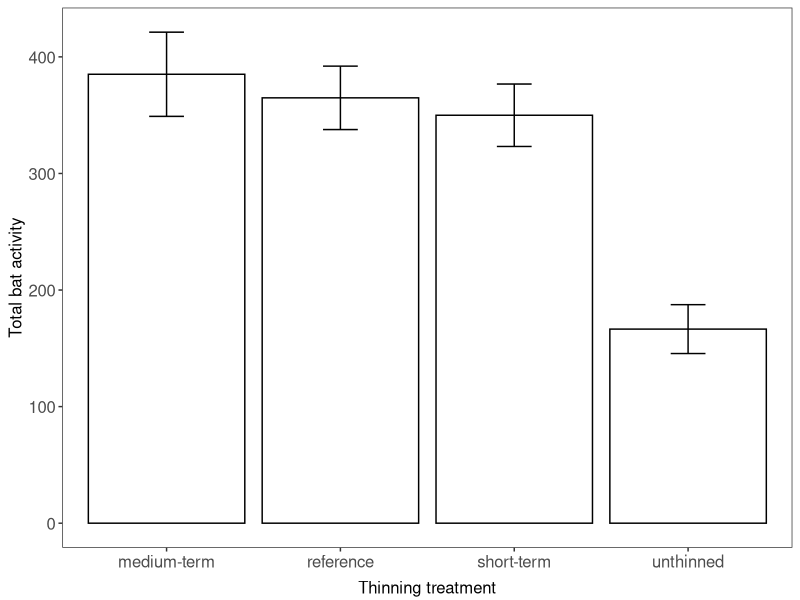

Source code (R):
## ---- chunk 1
library(dplyr)
## ---- chunk 2
Bats <- read.csv(file = "Bats_data.csv", header = T, stringsAsFactors = F)
## ---- chunk 3
summarise(Bats, Mean.Activity = mean(Activity))
## ---- chunk 4

summarise(Bats,
  mean.activity = mean(Activity), # media
  min.Activity = min(Activity), # mínimo
  max.Activity = max(Activity), # máximo
  med.Activity = median(Activity), # mediana
  sd.Activity = sd(Activity), # desviación estándar
  var.Activity = var(Activity), # varianza
  n.Activity = n(), # tamaño de la muestra
  se.Activity = sd.Activity / sqrt(n.Activity), # error estándar
  IQR.Activity = IQR(Activity) # rango intercuartílico
) 

## ---- chunk 5
summarise(Bats,
  first.site = first(Site), # primer valor en la variable Site
  last.Site = last(Site), # último valor en la variable Site
  third.Site = nth(Site, 3), # valor n-ésimo de Site
  n.Sites = n_distinct(Site) # número de sitios distintos
) 
## ---- chunk 6
Bats_by_Treatment <- group_by(Bats, Treatment.thinned)
## ---- chunk 7
Treatment.summary <- summarise(Bats_by_Treatment,
  mean.Activity = mean(Activity), # media
  min.Activity = min(Activity), # mínimo
  max.Activity = max(Activity), # máximo
  med.Activity = median(Activity), # mediana
  sd.Activity = sd(Activity), # desviación estándar
  var.Activity = var(Activity), # varianza
  n.Activity = n(), # tamaño de la muestra
  se.Activity = sd.Activity / sqrt(n.Activity), # error estándar
  IQR.Activity = IQR(Activity) # rango intercuartílico
)
## ---- chunk 8
Treatment.summary <- as.data.frame(Treatment.summary)
## ---- chunk 9
Treatment.summary <- Bats %>%
  group_by(Treatment.thinned) %>%
  summarise(
    mean.Activity = mean(Activity), # media
    min.Activity = min(Activity), # mínimo
    max.Activity = max(Activity), # máximo
    med.Activity = median(Activity), # mediana
    sd.Activity = sd(Activity), # desviación estándar
    var.Activity = var(Activity), # varianza
    n.Activity = n(), # tamaño de la muestra
    se.Activity = sd.Activity / sqrt(n.Activity), # error estándar
    IQR.Activity = IQR(Activity) # rango intercuartílico
  ) 
## ---- chunk 10
Bats$Activity2 <- Bats$Activity
Bats$Activity2[1:4] <- rep(NA, 4)
## ---- chunk 11
summarise(Bats, mean.Activity = mean(Activity2))
## ---- chunk 12
summarise(Bats, mean.Activity = mean(Activity2, na.rm = TRUE))
## ---- chunk 13
length(Bats$Activity2[!is.na(Bats$Activity2)])
## ---- chunk 14
library(ggplot2)

plot1 <- ggplot(data = Treatment.summary, aes(x = Treatment.thinned, y = mean.Activity)) +
  geom_bar(stat = "identity", colour = "black", fill = "white", position = position_identity()) +
  theme_bw() +
  theme(
    legend.position = "none",
    panel.grid.major = element_blank(),
    panel.grid.minor = element_blank(),
    axis.title.x = element_text(vjust = -0.3, size = 12),
    axis.title.y = element_text(vjust = 0.8, size = 12),
    axis.text.x = element_text(size = 12),
    axis.text.y = element_text(size = 12)
  ) +
  scale_y_continuous(name = "Total bat activity") +
  scale_x_discrete(name = "Thinning treatment") +
  geom_errorbar(aes(ymin = mean.Activity - se.Activity, ymax = mean.Activity + se.Activity),
    width = .2,
    position = position_dodge(0.9)
  )

print(plot1)
